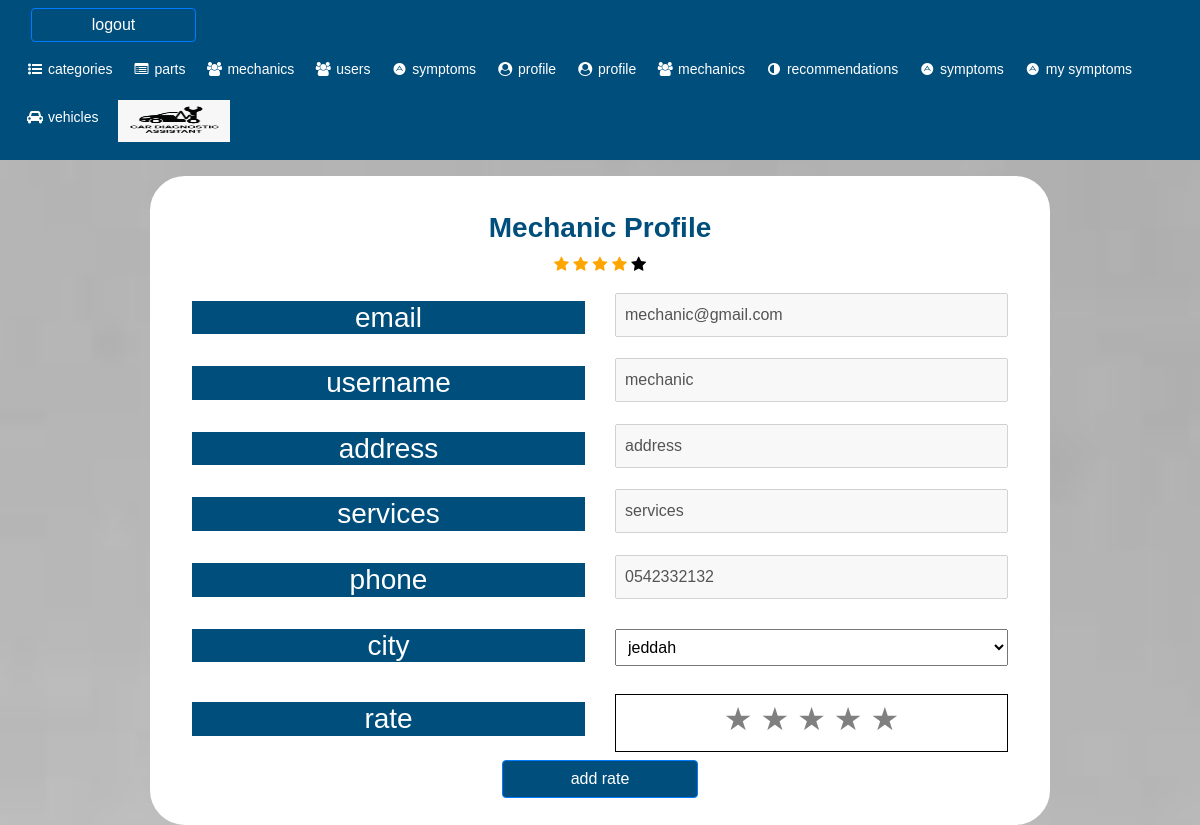
Screenshot of /add_rate.php?mechanic_id=1 with the database file from the repository.
### tables this page shows
CREATE TABLE `mechanics` (
  `id` int(11) NOT NULL,
  `name` varchar(255) NOT NULL,
  `email` varchar(255) NOT NULL,
  `password` varchar(255) NOT NULL,
  `phone` varchar(255) NOT NULL,
  `address` text NOT NULL,
  `services` text NOT NULL,
  `city_id` int(11) NOT NULL
);

### web/add_rate.php (the view, shortened to what this page needs)
<?php
include("conn.php");
$mechanic_id = $_GET['mechanic_id'];
$sql_rating = "SELECT avg(rate) AS R FROM rates WHERE mechanic_id = $mechanic_id";
$query_rating = mysqli_query($db, $sql_rating);
foreach ($query_rating as $row_rating) {
  $rating = $row_rating['R'];
}
$rating = round($rating);
$sql_ = "SELECT * FROM mechanics where id='$mechanic_id'";
$query_ = mysqli_query($db, $sql_);
foreach ($query_ as $row) {
  $email = $row['email'];
  $phone = $row['phone'];
  $username = $row['name'];
  $address = $row['address'];
  $service = $row['services'];
  $city = $row['city_id'];
}
$sql_city = "SELECT * FROM cities";
$query_city = mysqli_query($db, $sql_city);
?>
<!DOCTYPE html>
<html>
<link rel="stylesheet" href="https://maxcdn.bootstrapcdn.com/bootstrap/4.5.2/css/bootstrap.min.css">
<link rel="stylesheet" href="https://cdnjs.cloudflare.com/ajax/libs/font-awesome/4.7.0/css/font-awesome.min.css">
<body style="background-image: url('images/bg.jpeg');background-size: cover;background-repeat:no-repeat;height:100vh" class="gray-bg">
  <?php
  include('header.php');
  ?>
  <form action="add_rate.php?mechanic_id=<?= $mechanic_id; ?>" method="post" enctype="multipart/form-data">
    <div class="container-fluid justify-content-center w-75 mt-3 p-4" style="border-color: #fff;border-style: solid;border-radius: 35px;background:#fff">
      <div class="row justify-content-center mt-2">
        <div class="col-6" style="text-align: center;">
          <h3 style="color: #004E7C;font-weight: bold;"> Mechanic Profile </h3>
          <?php for ($i = 1; $i <= 5; $i++) {
            if ($rating >= $i) {
          ?>
              <i class="fa fa-star" style="color:orange;"></i>
            <?php
            } else {
            ?>
              <i class="fa fa-star" style="color:black;"></i>
          <?php
            }
          }  ?>
        </div>
      </div>
      <div class="row justify-content-center mt-2">
        <div class="col-6 mt-3" style="text-align: center;">
          <h3 style="background-color: #004E7C;color: #fff;"> email </h3>
        </div>
        <div class="col-6 mt-2" style="text-align: center;">
          <input name="email" class="p-2 w-100" type="email" value="<?php echo $email; ?>" disabled> </input>
        </div>
      </div>
      <div class="row justify-content-center mt-2">
        <div class="col-6 mt-3" style="text-align: center;">
          <h3 style="background-color: #004E7C;color: #fff;"> username </h3>
        </div>
        <div class="col-6 mt-2" style="text-align: center;">
          <input name="username" class="p-2 w-100" type="text" value="<?php echo $username; ?>" disabled> </input>
        </div>
      </div>
      <div class="row justify-content-center mt-2">
        <div class="col-6 mt-3" style="text-align: center;">
          <h3 style="background-color: #004E7C;color: #fff;"> address </h3>
        </div>
        <div class="col-6 mt-2" style="text-align: center;">
          <input name="address" class="p-2 w-100" type="text" value="<?php echo $address; ?>" disabled> </input>
        </div>
      </div>
      <div class="row justify-content-center mt-2">
        <div class="col-6 mt-3" style="text-align: center;">
          <h3 style="background-color: #004E7C;color: #fff;"> services </h3>
        </div>
        <div class="col-6 mt-2" style="text-align: center;">
          <input name="services" class="p-2 w-100" type="text" value="<?php echo $service; ?>" disabled> </input>
        </div>
      </div>
      <div class="row justify-content-center mt-2">
        <div class="col-6 mt-3" style="text-align: center;">
          <h3 style="background-color: #004E7C;color: #fff;"> phone </h3>
        </div>
        <div class="col-6 mt-2" style="text-align: center;">
          <input name="phone" class="p-2 w-100" type="text" value="<?php echo $phone; ?>" minlength="10" disabled> </input>
        </div>
      </div>
      <div class="row justify-content-center mt-2">
        <div class="col-6 mt-3" style="text-align: center;">
          <h3 style="background-color: #004E7C;color: #fff;"> city </h3>
        </div>
        <div class="col-6 mt-3" style="text-align: center;">
          <select class="w-100 p-2" name="city">
            <?php
            foreach ($query_city as $row_city) {
              if ($city == $row_city['id']) {
            ?>
                <option
                  value="<?= $row_city['id']; ?>" style="background:#003E7C;color:#fff"><?= $row_city['name']; ?></option>
            <?php }
            } ?>
          </select>
        </div>
      </div>
      <div class="row justify-content-center mt-2">
        <div class="col-6 mt-4" style="text-align: center;">
          <h3 style="background-color: #004E7C;color: #fff;"> rate </h3>
        </div>
        <div class="col-6 mt-3" style="text-align: center;">
          <div class="star-rating">
            <label for="sr-0-5">★</label>
            <label for="sr-0-4">★</label>
            <label for="sr-0-3">★</label>
            <label for="sr-0-2">★</label>
            <label for="sr-0-1">★</label>
          </div>
        </div>
      </div>
      <div class="row justify-content-center mt-2">
        <div class="col-6" style="text-align: center;">
          <button name="rate_btn" type="submit" class="btn btn-primary w-50"> add rate </button>
        </div>
      </div>
    </div>
  </form>
</body>
</html>

### web/add_rate.php (style rules this page uses)
body { font-family: Arial, Helvetica, sans-serif; }
.row { margin-left: 0em; margin-right: 0em; }
label { cursor: pointer; color: grey; padding: 0 0.25rem; transition: color 0.15s; font-size: xx-large; }
.star-rating { position: relative; display: inline-flex; flex-direction: row-reverse; justify-content: flex-end; margin: 0 -0.25rem; width: 100%; border: 1px solid black; justify-content: center; }

### web/header.php (style rules this page uses)
.row { margin-left: 0px !important; margin-right: 0px !important; }
.btn-primary { background: #004E7C !important; }

### rows the page displays
mechanics: email "mechanic@gmail.com", username "mechanic", address "address", services "services", phone "0542332132"

### other values shown
form field city "jeddah"
